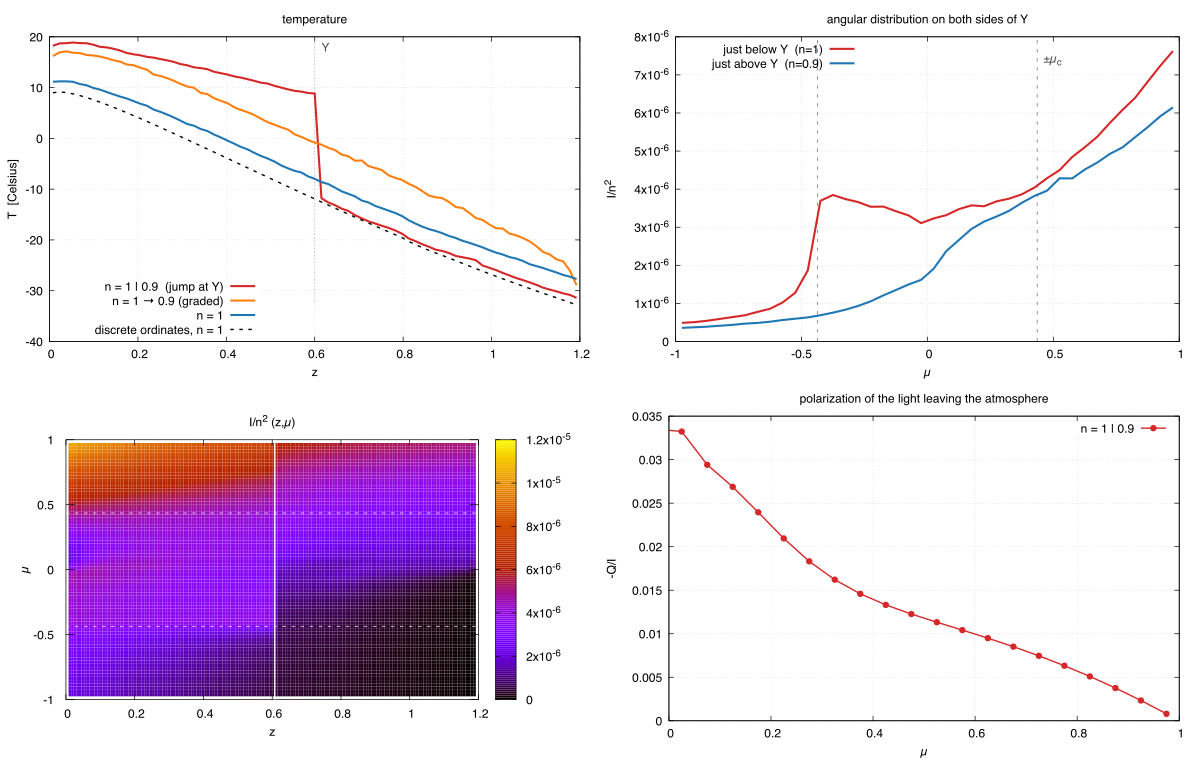

This chart was generated by the following gnuplot code:
# Monte Carlo with a variable refractive index (chapters 5 and 6)
set terminal pdfcairo size 12in,7.6in font 'Helvetica,13'
set output 'MCIQn.pdf'
set multiplot layout 2,2
  set xlabel 'z'; set ylabel 'T  [Celsius]'; set grid
  set key bottom left spacing 1.2 samplen 3; set xrange [0:1.2]
  set title 'temperature'
  set arrow 1 from 0.6,-32 to 0.6,20 nohead lc rgb 'gray50' dt 3
  set label 1 'Y' at 0.615,18 tc rgb 'gray30'
  plot 'cmp5_jump.txt'   u 1:2 w l lw 3 lc rgb '#d62728' t 'n = 1 | 0.9  (jump at Y)', \
       'cmp5_graded.txt' u 1:2 w l lw 3 lc rgb '#ff7f0e' t 'n = 1 {/Symbol \256} 0.9 (graded)', \
       'cmp5_flat.txt'   u 1:2 w l lw 3 lc rgb '#1f77b4' t 'n = 1', \
       'cmp5_sn.txt'     u 1:2 w l lw 2 dt 2 lc rgb 'black' t 'discrete ordinates, n = 1'
  unset arrow 1; unset label 1
  set title 'angular distribution on both sides of Y'
  set xlabel '{/Symbol m}'; set ylabel 'I/n^2'; set xrange [-1:1]; set autoscale y
  set key top left
  set arrow 2 from 0.4359,graph 0 to 0.4359,graph 1 nohead lc rgb 'gray40' dt 2
  set arrow 3 from -0.4359,graph 0 to -0.4359,graph 1 nohead lc rgb 'gray40' dt 2
  set label 2 '{/Symbol \261}{/Symbol m}_c' at 0.46,graph 0.93 tc rgb 'gray30'
  plot 'cmp5_ang_below.txt' u 1:2 w l lw 3 lc rgb '#d62728' t 'just below Y  (n=1)', \
       'cmp5_ang_above.txt' u 1:2 w l lw 3 lc rgb '#1f77b4' t 'just above Y  (n=0.9)'
  unset arrow 2; unset arrow 3; unset label 2
  set title 'I/n^2 (z,{/Symbol m})'
  set xlabel 'z'; set ylabel '{/Symbol m}'; set yrange [-1:1]; set xrange [0:1.2]
  set view map; set pm3d interpolate 2,2; unset key
  set arrow 1 from 0.6076,-1,9e9 to 0.6076,1,9e9 nohead lc rgb 'white' lw 2 front
  set arrow 2 from 0,0.4359,9e9 to 1.2,0.4359,9e9 nohead lc rgb 'white' lw 1 dt 2 front
  set arrow 3 from 0,-0.4359,9e9 to 1.2,-0.4359,9e9 nohead lc rgb 'white' lw 1 dt 2 front
  splot 'MCIQn_I.txt' using 1:2:3 with pm3d notitle
  unset arrow 1; unset arrow 2; unset arrow 3
  unset pm3d; set view; set autoscale
  set title 'polarization of the light leaving the atmosphere'
  set xlabel '{/Symbol m}'; set ylabel '-Q/I'; set xrange [0:1]; set grid; set key top right
  plot 'MCIQn_exit.txt' u 1:4 w lp pt 7 ps 0.6 lw 2 lc rgb '#d62728' t 'n = 1 | 0.9'
unset multiplot
